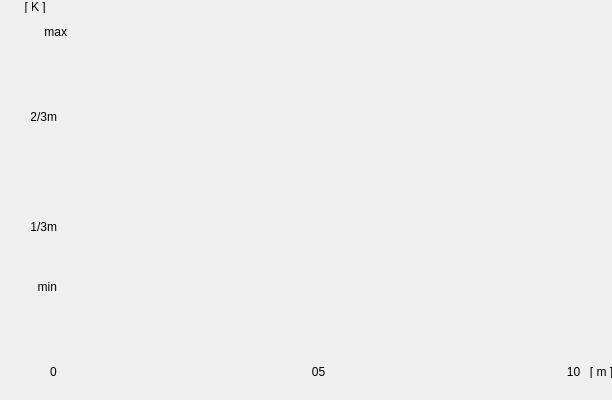
<?xml version="1.0" encoding="UTF-8"?>
<ui version="4.0">
 <class>GraphWindow</class>
 <widget class="QDialog" name="GraphWindow">
  <property name="geometry">
   <rect>
    <x>0</x>
    <y>0</y>
    <width>612</width>
    <height>400</height>
   </rect>
  </property>
  <property name="windowTitle">
   <string>Wyniki</string>
  </property>
  <widget class="QLabel" name="max">
   <property name="geometry">
    <rect>
     <x>20</x>
     <y>25</y>
     <width>47</width>
     <height>13</height>
    </rect>
   </property>
   <property name="text">
    <string>max</string>
   </property>
   <property name="alignment">
    <set>Qt::AlignRight|Qt::AlignTrailing|Qt::AlignVCenter</set>
   </property>
  </widget>
  <widget class="QLabel" name="min">
   <property name="geometry">
    <rect>
     <x>10</x>
     <y>280</y>
     <width>47</width>
     <height>13</height>
    </rect>
   </property>
   <property name="text">
    <string>min</string>
   </property>
   <property name="alignment">
    <set>Qt::AlignRight|Qt::AlignTrailing|Qt::AlignVCenter</set>
   </property>
  </widget>
  <widget class="QLabel" name="m13">
   <property name="geometry">
    <rect>
     <x>10</x>
     <y>220</y>
     <width>47</width>
     <height>13</height>
    </rect>
   </property>
   <property name="text">
    <string>1/3m</string>
   </property>
   <property name="alignment">
    <set>Qt::AlignRight|Qt::AlignTrailing|Qt::AlignVCenter</set>
   </property>
  </widget>
  <widget class="QLabel" name="m23">
   <property name="geometry">
    <rect>
     <x>10</x>
     <y>110</y>
     <width>47</width>
     <height>13</height>
    </rect>
   </property>
   <property name="text">
    <string>2/3m</string>
   </property>
   <property name="alignment">
    <set>Qt::AlignRight|Qt::AlignTrailing|Qt::AlignVCenter</set>
   </property>
  </widget>
  <widget class="QLabel" name="n0">
   <property name="geometry">
    <rect>
     <x>30</x>
     <y>365</y>
     <width>47</width>
     <height>13</height>
    </rect>
   </property>
   <property name="text">
    <string>0</string>
   </property>
   <property name="alignment">
    <set>Qt::AlignCenter</set>
   </property>
  </widget>
  <widget class="QLabel" name="n05">
   <property name="geometry">
    <rect>
     <x>295</x>
     <y>365</y>
     <width>47</width>
     <height>13</height>
    </rect>
   </property>
   <property name="text">
    <string>05</string>
   </property>
   <property name="alignment">
    <set>Qt::AlignCenter</set>
   </property>
  </widget>
  <widget class="QLabel" name="n1">
   <property name="geometry">
    <rect>
     <x>550</x>
     <y>365</y>
     <width>47</width>
     <height>13</height>
    </rect>
   </property>
   <property name="text">
    <string>10</string>
   </property>
   <property name="alignment">
    <set>Qt::AlignCenter</set>
   </property>
  </widget>
  <widget class="QLabel" name="SkPoz">
   <property name="geometry">
    <rect>
     <x>578</x>
     <y>365</y>
     <width>47</width>
     <height>13</height>
    </rect>
   </property>
   <property name="text">
    <string>[ m ]</string>
   </property>
   <property name="alignment">
    <set>Qt::AlignCenter</set>
   </property>
  </widget>
  <widget class="QLabel" name="SkPion">
   <property name="geometry">
    <rect>
     <x>10</x>
     <y>0</y>
     <width>47</width>
     <height>13</height>
    </rect>
   </property>
   <property name="text">
    <string> [ K ]</string>
   </property>
   <property name="alignment">
    <set>Qt::AlignCenter</set>
   </property>
  </widget>
 </widget>
 <resources/>
 <connections/>
</ui>
